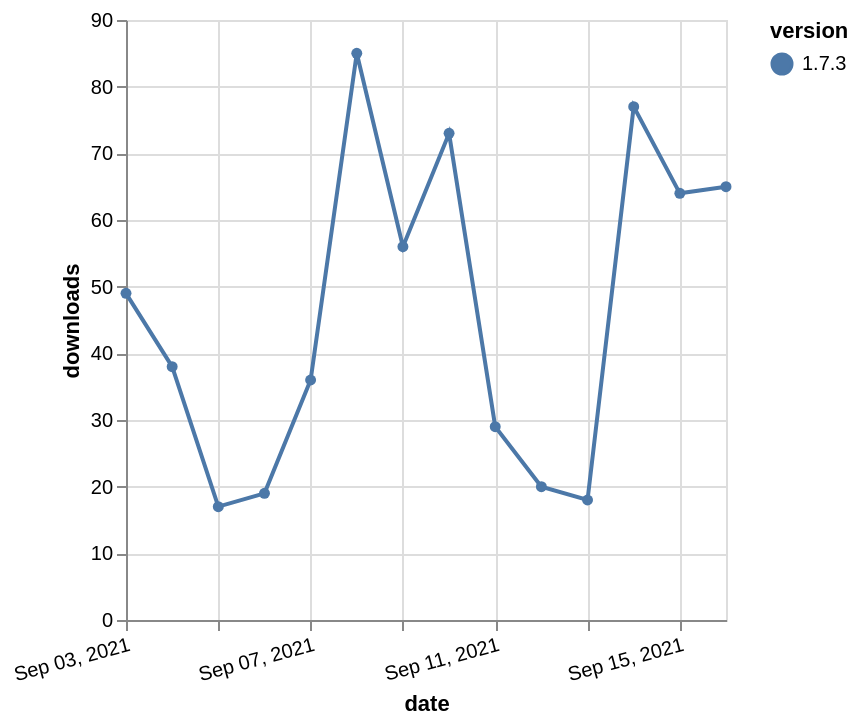

This figure's Vega-Lite source:
### Vega-Lite specification from a JSON file in a GitHub repository (floating-point values rounded to 4 significant figures)
{"$schema": "https://vega.github.io/schema/vega-lite/v5.json", "description": "A simple bar chart with embedded data.", "data": {"values": [{"date": "2021-09-03", "total": 60916, "delta": 49, "version": "1.7.3"}, {"date": "2021-09-04", "total": 60954, "delta": 38, "version": "1.7.3"}, {"date": "2021-09-05", "total": 60971, "delta": 17, "version": "1.7.3"}, {"date": "2021-09-06", "total": 60990, "delta": 19, "version": "1.7.3"}, {"date": "2021-09-07", "total": 61026, "delta": 36, "version": "1.7.3"}, {"date": "2021-09-08", "total": 61111, "delta": 85, "version": "1.7.3"}, {"date": "2021-09-09", "total": 61167, "delta": 56, "version": "1.7.3"}, {"date": "2021-09-10", "total": 61240, "delta": 73, "version": "1.7.3"}, {"date": "2021-09-11", "total": 61269, "delta": 29, "version": "1.7.3"}, {"date": "2021-09-12", "total": 61289, "delta": 20, "version": "1.7.3"}, {"date": "2021-09-13", "total": 61307, "delta": 18, "version": "1.7.3"}, {"date": "2021-09-14", "total": 61384, "delta": 77, "version": "1.7.3"}, {"date": "2021-09-15", "total": 61448, "delta": 64, "version": "1.7.3"}, {"date": "2021-09-16", "total": 61513, "delta": 65, "version": "1.7.3"}]}, "width": "container", "mark": {"type": "line", "point": {"filled": true}}, "encoding": {"x": {"field": "date", "type": "temporal", "timeUnit": "yearmonthdate", "title": "date", "axis": {"labelAngle": -15}}, "y": {"field": "delta", "type": "quantitative", "title": "downloads"}, "color": {"field": "version", "type": "nominal"}, "tooltip": {"field": "delta"}}}
